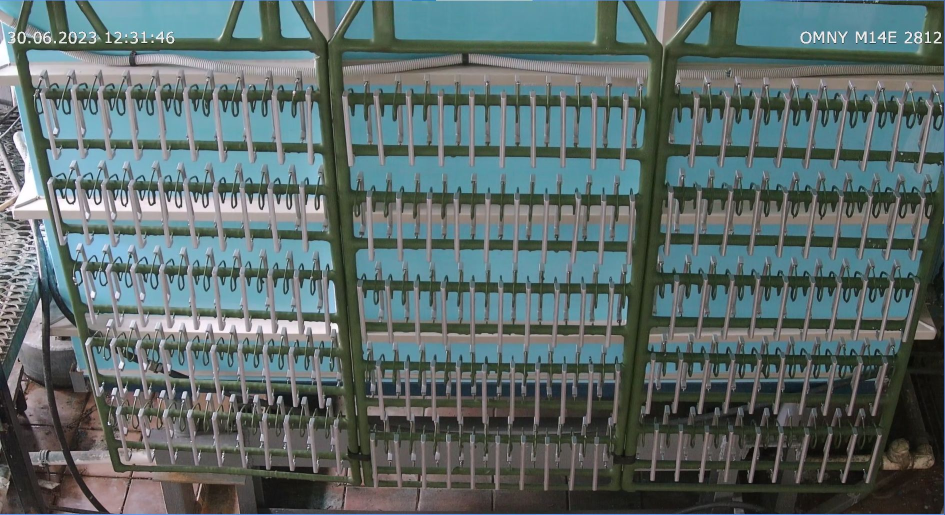
#> input picture Clipboard02.jpg, 1890 x 1029 px (shown at 1/2 size); its folder holds only this picture in this run
$ python -i Affine_transform.py   (imports and definitions only)
#> lines starting #> are read from the running program, lines starting #| are printed output that depends on the picture
#> further down, picture is the input picture: shape (1029, 1890, 3); mean B, G, R 106, 106.5, 91.7
import cv2 as cv
import numpy as np
import os

#path = "C:\\Users\\MuhametovRD\\AppData\\Roaming\\EasyClient\\Picture\\"
path = "C:\\Tensorflow\\Dataset\\AffineSide\\raw\\"
savepath = "C:\\Tensorflow\\Dataset\\AffineSide\\rotated\\img2\\"
thresh = 0
# [1 line that did not run here, left out]
canny = False
cn = ""

def Atransform(img):
    rows, cols, ch = img.shape
#> rows = 1029; cols = 1890; ch = 3

    pts1 = np.float32([[0, rows * 0.05], [cols * 1.05, rows * 0.05], [cols * 0, rows * 0.98], [cols * 0.95, rows*0.9]])
    pts2 = np.float32([[0, 0], [cols, 0], [0, rows], [cols, rows]])
    M = cv.getPerspectiveTransform(pts1, pts2)
    dst = cv.warpPerspective(img, M, (cols, rows))
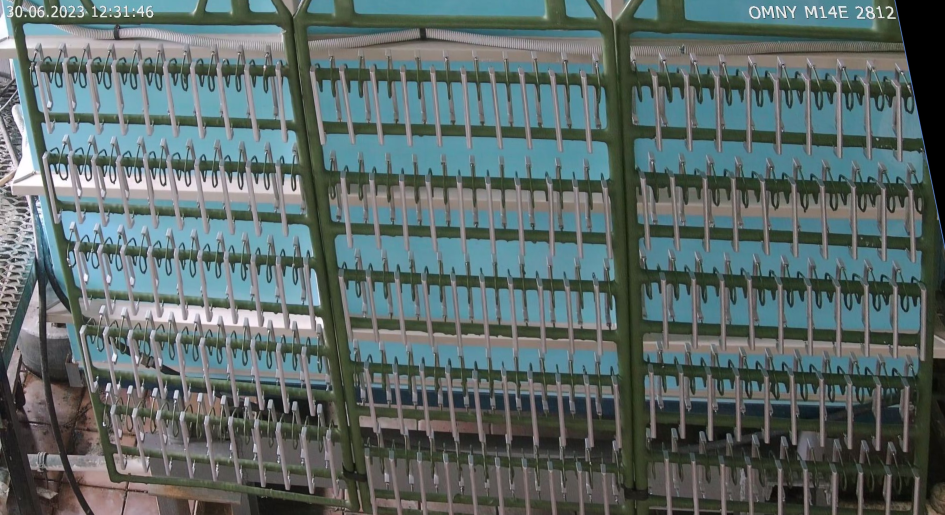
#> dst: shape (1029, 1890, 3) (shown at 1/2 size); mean B, G, R 104.4, 105.4, 91.4
    first_third = int(cols / 3)
#> first_third = 630
    second_third = cols - first_third
#> second_third = 1260
    if canny:
        cn = "canny"
        if img[0][0][0] == img[0][0][1] and img[0][0][0] == img[0][0][2]:
            alpha = 1
            beta = 1.2
            dst = cv.convertScaleAbs(dst, alpha, beta)
            dst = cv.Canny(dst, 30, 40)
        else:
            dst = cv.Canny(dst, 80, 110)
    cropped_image1 = dst[0:rows, 0:first_third]
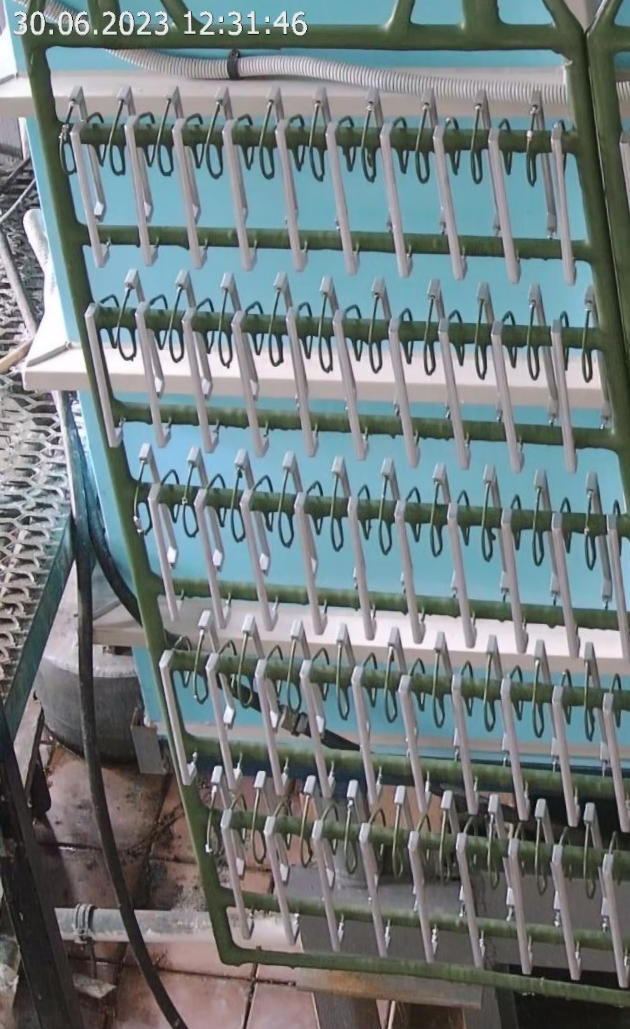
#> cropped_image1: shape (1029, 630, 3); mean B, G, R 125.6, 124.2, 113.2
    cropped_image2 = dst[0:rows, first_third:second_third]
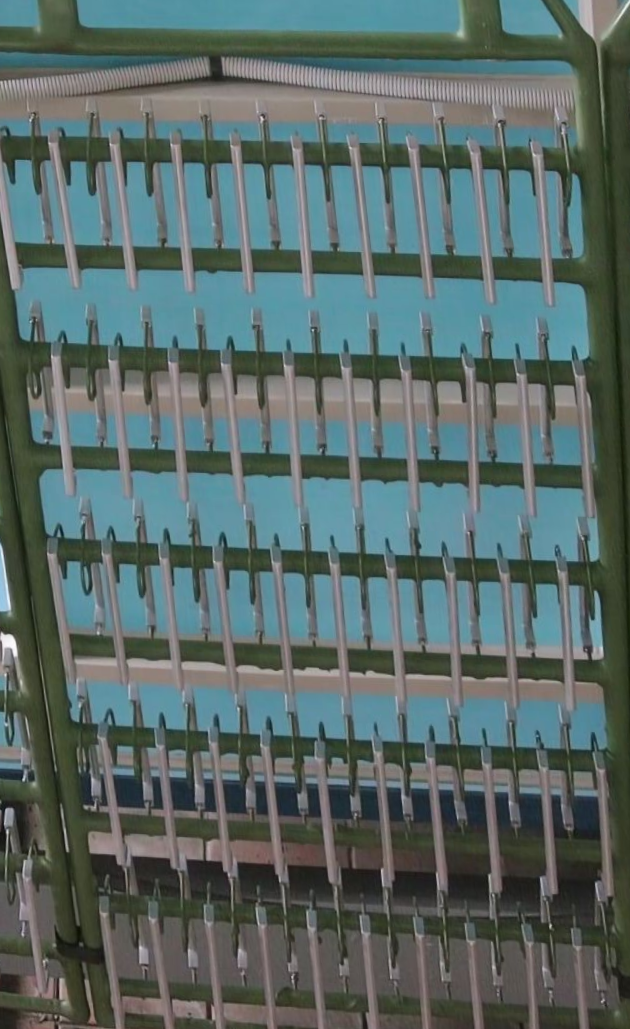
#> cropped_image2: shape (1029, 630, 3); mean B, G, R 103.3, 105.3, 88.8
    cropped_image3 = dst[0:rows, second_third:cols]
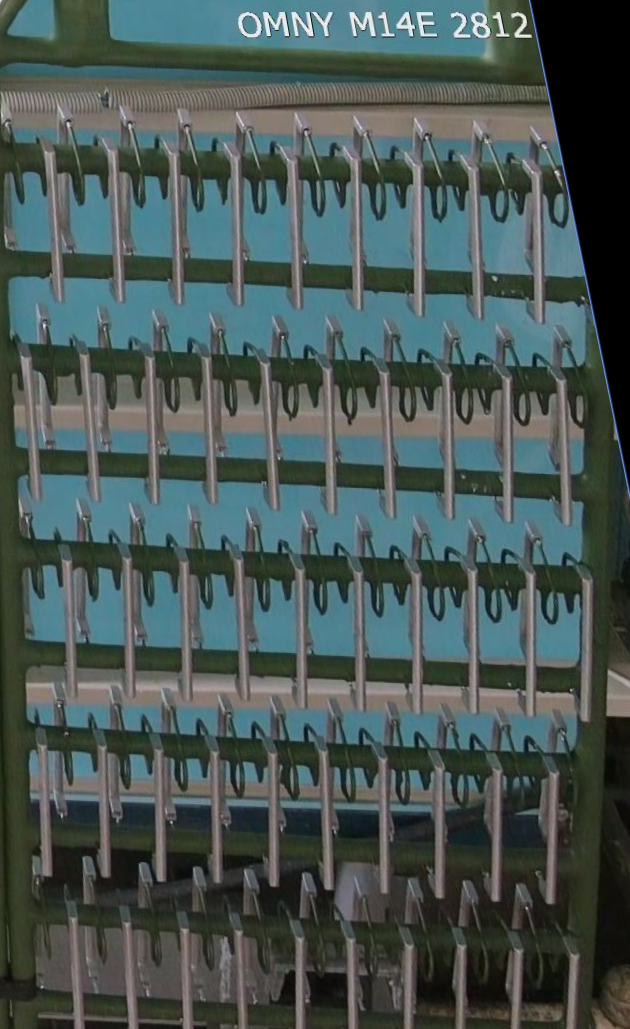
#> cropped_image3: shape (1029, 630, 3); mean B, G, R 84.3, 86.6, 72.3
    return cropped_image1, cropped_image2, cropped_image3

def AtransformSide(img):
    dst = cv.rotate(img, cv.ROTATE_90_CLOCKWISE)
    rows, cols, ch = dst.shape
    # im = dst[round(rows*0.22):round(rows*0.95), round(cols*0.16):round(cols*0.8)]
    dst = dst[round(rows*0.25):round(rows*1), round(cols*0.08):round(cols*0.75)]
    rows, cols, ch = dst.shape
    first_third = int(cols / 3)
    second_third = cols - first_third
    cropped_image1 = dst[0:rows, 0:first_third]
    cropped_image2 = dst[0:rows, first_third:second_third]
    cropped_image3 = dst[0:rows, second_third:cols]
    # [8 lines of commented-out code are left out]
    return cropped_image1, cropped_image2, cropped_image3

# [13 lines not run here, left out]

>>> import cv2
>>> picture = cv2.imread('Clipboard02.jpg')
>>> result = Atransform(picture)

$ run again, on lol.jpg
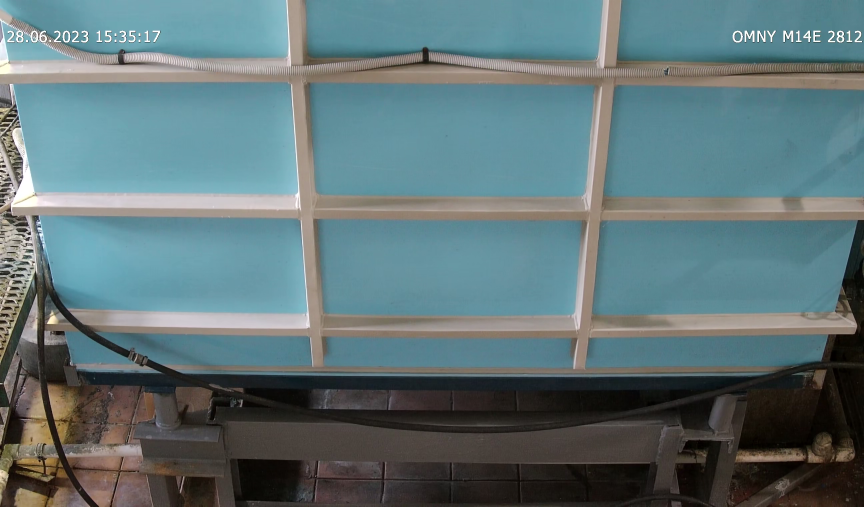
#> input picture lol.jpg, 2592 x 1520 px (shown at 1/3 size)
#> picture is the input picture: shape (1520, 2592, 3); mean B, G, R 119.7, 116.5, 95.8
#> in Atransform, `cropped_image1 = dst[0:rows, 0:first_third]`:
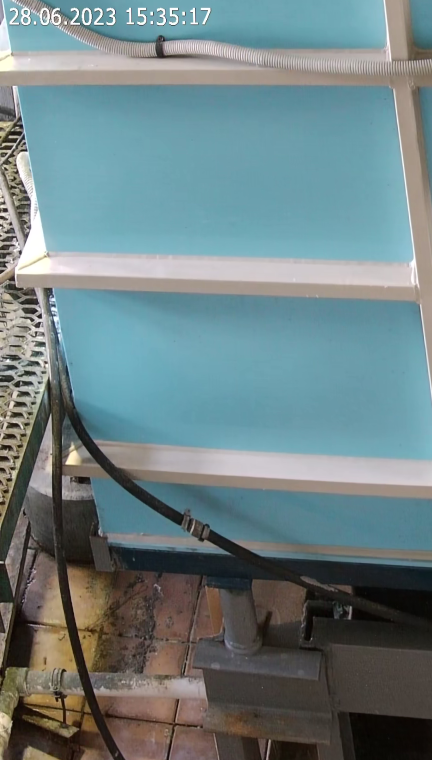
#> cropped_image1: shape (1520, 864, 3) (shown at 1/2 size); mean B, G, R 131.6, 128.9, 110
#> in Atransform, `cropped_image3 = dst[0:rows, second_third:cols]`:
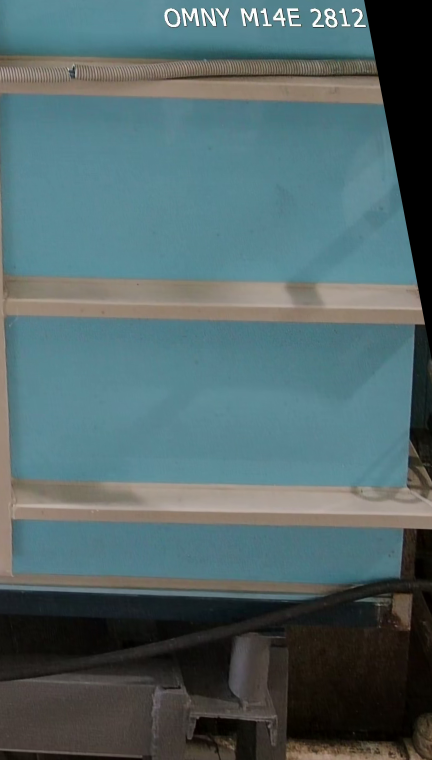
#> cropped_image3: shape (1520, 864, 3) (shown at 1/2 size); mean B, G, R 105.2, 102.6, 81.6
